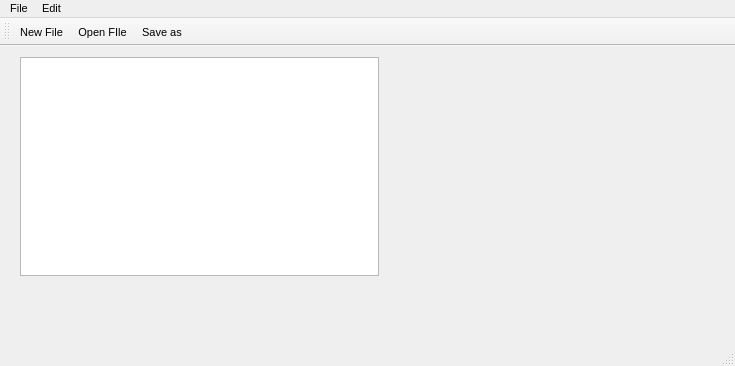
<?xml version="1.0" encoding="UTF-8"?>
<ui version="4.0">
 <class>MainWindow</class>
 <widget class="QMainWindow" name="MainWindow">
  <property name="geometry">
   <rect>
    <x>0</x>
    <y>0</y>
    <width>735</width>
    <height>366</height>
   </rect>
  </property>
  <property name="font">
   <font>
    <pointsize>8</pointsize>
   </font>
  </property>
  <property name="windowTitle">
   <string>Redit</string>
  </property>
  <property name="styleSheet">
   <string notr="true"/>
  </property>
  <widget class="QWidget" name="centralWidget">
   <widget class="QWidget" name="verticalLayoutWidget">
    <property name="geometry">
     <rect>
      <x>9</x>
      <y>0</y>
      <width>381</width>
      <height>241</height>
     </rect>
    </property>
    <layout class="QVBoxLayout" name="verticalLayout">
     <item>
      <widget class="QTextEdit" name="textEdit">
       <property name="font">
        <font>
         <family>MS Shell Dlg 2</family>
         <pointsize>12</pointsize>
        </font>
       </property>
       <property name="html">
        <string>&lt;!DOCTYPE HTML PUBLIC &quot;-//W3C//DTD HTML 4.0//EN&quot; &quot;http://www.w3.org/TR/REC-html40/strict.dtd&quot;&gt;
&lt;html&gt;&lt;head&gt;&lt;meta name=&quot;qrichtext&quot; content=&quot;1&quot; /&gt;&lt;style type=&quot;text/css&quot;&gt;
p, li { white-space: pre-wrap; }
&lt;/style&gt;&lt;/head&gt;&lt;body style=&quot; font-family:'MS Shell Dlg 2'; font-size:12pt; font-weight:400; font-style:normal;&quot;&gt;
&lt;p style=&quot;-qt-paragraph-type:empty; margin-top:0px; margin-bottom:0px; margin-left:0px; margin-right:0px; -qt-block-indent:0; text-indent:0px; font-size:8.25pt;&quot;&gt;&lt;br /&gt;&lt;/p&gt;&lt;/body&gt;&lt;/html&gt;</string>
       </property>
      </widget>
     </item>
    </layout>
   </widget>
  </widget>
  <widget class="QMenuBar" name="menuBar">
   <property name="geometry">
    <rect>
     <x>0</x>
     <y>0</y>
     <width>735</width>
     <height>19</height>
    </rect>
   </property>
   <widget class="QMenu" name="menuFile">
    <property name="title">
     <string>File</string>
    </property>
    <addaction name="actionNew_File"/>
    <addaction name="actionOpen_FIle"/>
    <addaction name="actionSave_as"/>
    <addaction name="actionExit"/>
   </widget>
   <widget class="QMenu" name="menuEdit">
    <property name="title">
     <string>Edit</string>
    </property>
    <addaction name="actionCopy"/>
    <addaction name="actionPaste"/>
    <addaction name="actionCut"/>
    <addaction name="actionFind"/>
   </widget>
   <addaction name="menuFile"/>
   <addaction name="menuEdit"/>
  </widget>
  <widget class="QToolBar" name="mainToolBar">
   <attribute name="toolBarArea">
    <enum>TopToolBarArea</enum>
   </attribute>
   <attribute name="toolBarBreak">
    <bool>false</bool>
   </attribute>
   <addaction name="actionNew_File"/>
   <addaction name="actionOpen_FIle"/>
   <addaction name="actionSave_as"/>
  </widget>
  <widget class="QStatusBar" name="statusBar"/>
  <action name="actionNew_File">
   <property name="icon">
    <iconset>
     <normaloff>../../Downloads/Icons/New.bmp</normaloff>../../Downloads/Icons/New.bmp</iconset>
   </property>
   <property name="text">
    <string>New File</string>
   </property>
   <property name="shortcut">
    <string>Ctrl+N</string>
   </property>
  </action>
  <action name="actionOpen_FIle">
   <property name="icon">
    <iconset>
     <normaloff>../../Downloads/Icons/Open.bmp</normaloff>../../Downloads/Icons/Open.bmp</iconset>
   </property>
   <property name="text">
    <string>Open FIle...</string>
   </property>
   <property name="shortcut">
    <string>Ctrl+O</string>
   </property>
  </action>
  <action name="actionSave_as">
   <property name="icon">
    <iconset>
     <normaloff>../../Downloads/Icons/Save.bmp</normaloff>../../Downloads/Icons/Save.bmp</iconset>
   </property>
   <property name="text">
    <string>Save as</string>
   </property>
   <property name="shortcut">
    <string>Ctrl+S</string>
   </property>
  </action>
  <action name="actionExit">
   <property name="text">
    <string>Exit</string>
   </property>
  </action>
  <action name="actionCopy">
   <property name="text">
    <string>Copy</string>
   </property>
   <property name="shortcut">
    <string>Ctrl+C</string>
   </property>
  </action>
  <action name="actionPaste">
   <property name="text">
    <string>Paste</string>
   </property>
   <property name="shortcut">
    <string>Ctrl+V</string>
   </property>
  </action>
  <action name="actionCut">
   <property name="text">
    <string>Cut</string>
   </property>
   <property name="shortcut">
    <string>Ctrl+X</string>
   </property>
  </action>
  <action name="actionFind">
   <property name="text">
    <string>Find</string>
   </property>
   <property name="shortcut">
    <string>Ctrl+F</string>
   </property>
  </action>
 </widget>
 <layoutdefault spacing="6" margin="11"/>
 <resources/>
 <connections/>
</ui>
